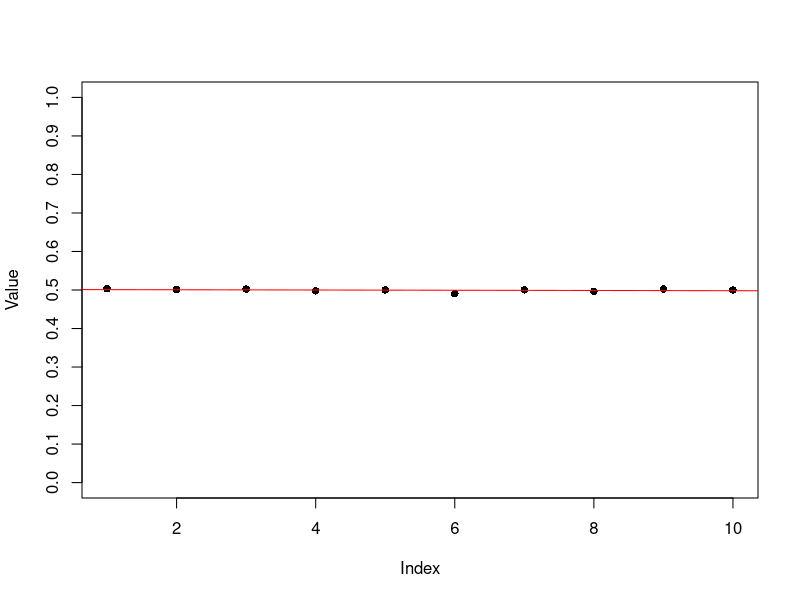

Here is the R script that generated this plot:
## ---- chunk 1
# triangle problem
prob.tri <- function(n = 10000) {
  total <- 0 # total trial times
  j <- 0 # loop index

  while (j <= n) {
    # flag: `is.tri = 1` means it can be a triangle
    is.tri <- 1

    # select 3 random number from uniform-distribution
    vec <- runif(3)

    # to tell if it's possible to form a triangle
    # (a+b>c, b+c>a, c+a>b)
    for (i in 1:3) {
      if (vec[i] > sum(vec[-i])) {
        is.tri <- 0
      }
    }
    total <- total + is.tri
    j <- j + 1
  }
  # calculation of probability of successful triangles
  total / n
}

# 进行 10 轮试验，看看结果的分布情况
mult.result <- c()
for (i in 1:10) {
  mult.result <- rbind(mult.result, prob.tri())
}
print(mult.result)
## ---- chunk 2
data <- mult.result[, 1]
df <- data.frame(x = 1:length(data), y = data)

# fitting
fit <- lm(y ~ x, data = df)

# custom y_ticks
y_ticks <- seq(0, 1, by = 0.1)

# plot: do not use default y_ticks
plot(df$x, df$y, pch = 16, col = "black",
  xlab = "Index", ylab = "Value",
  ylim = c(0, 1), yaxt = "n"
)
# set y_ticks
axis(side = 2, at = y_ticks)
abline(fit, col = "red")
